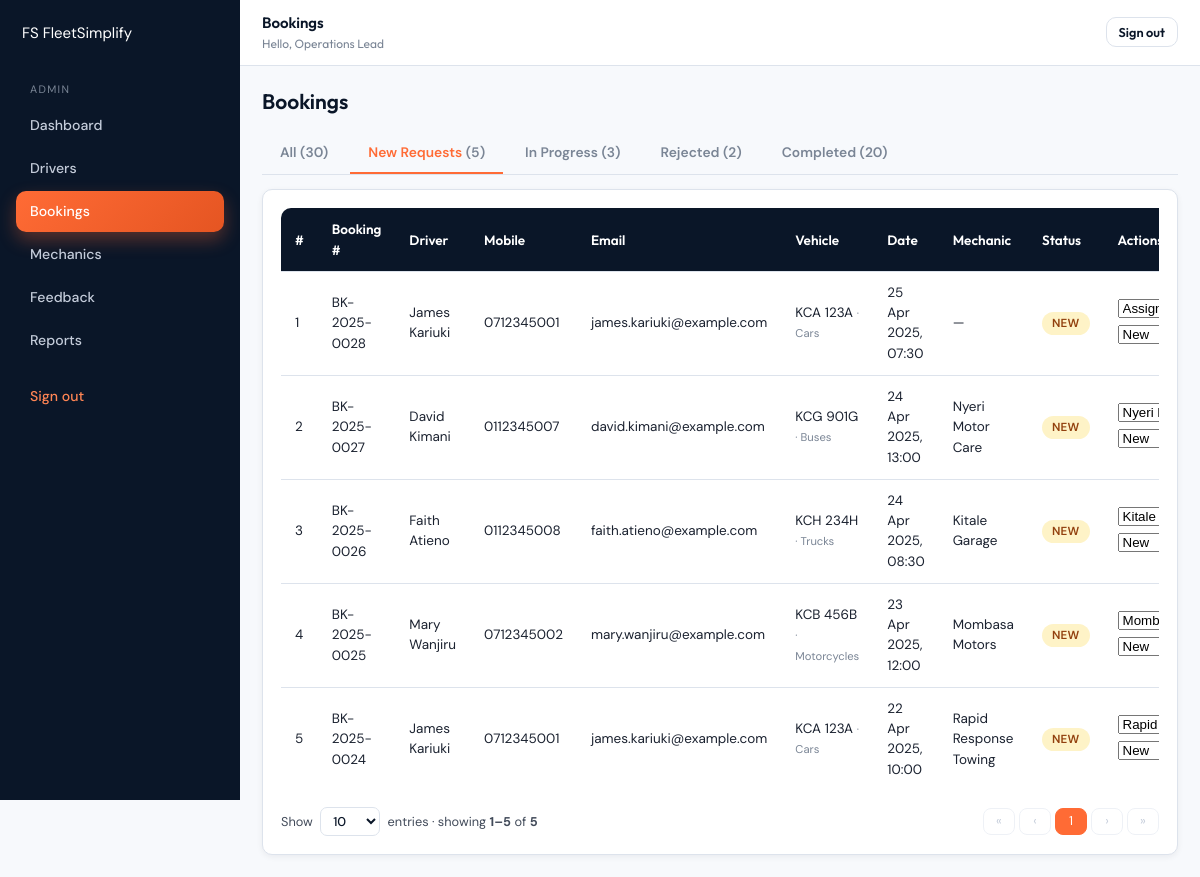
The page /admin/bookings.php (signed in) on the database as committed earlier.
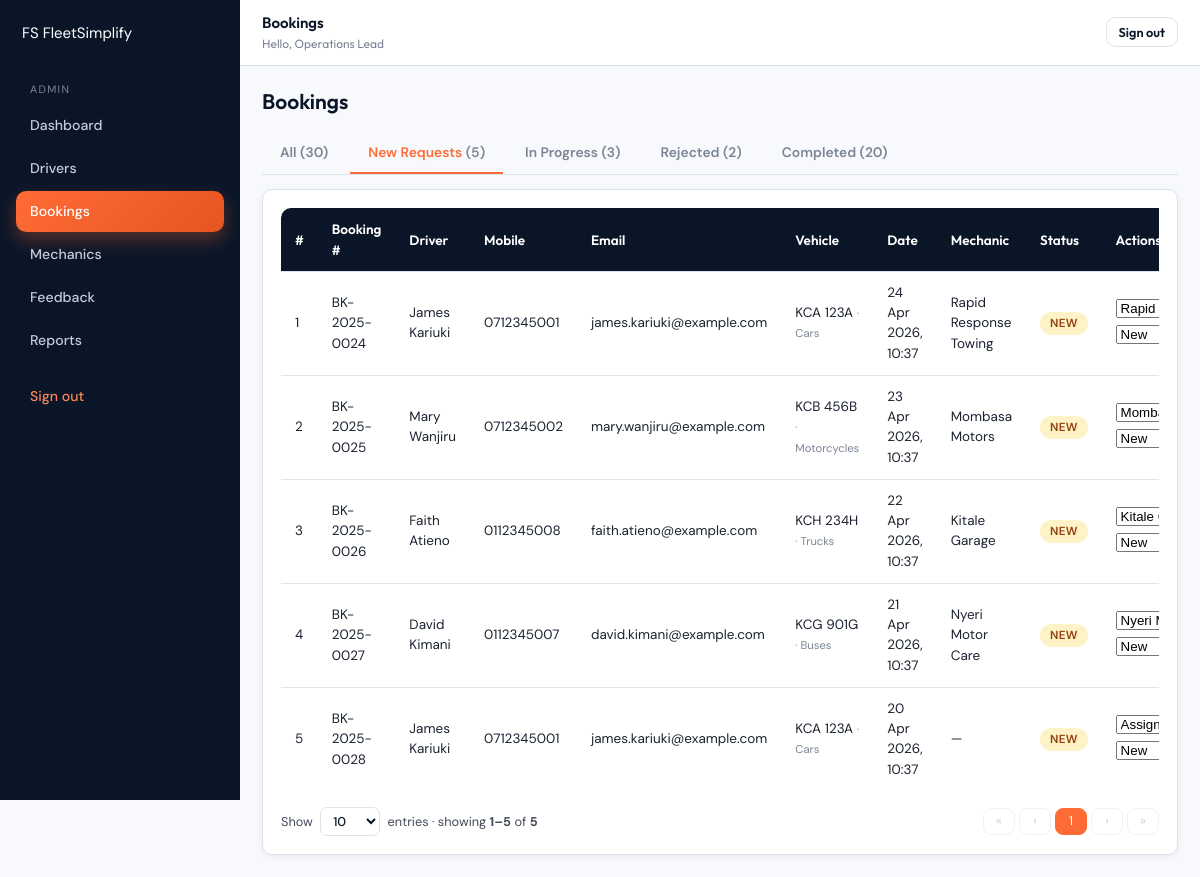
The same page on the database as committed later.
### tables this page shows
CREATE TABLE bookings (
  id                  INT UNSIGNED NOT NULL AUTO_INCREMENT,
  booking_number      VARCHAR(20)  NOT NULL,
  user_id             INT UNSIGNED NOT NULL,
  mechanic_id         INT UNSIGNED NULL,
  vehicle_plate       VARCHAR(20)  NOT NULL,
  vehicle_type        VARCHAR(40)  NOT NULL,
  breakdown_cause     VARCHAR(60)  NOT NULL,
  breakdown_location  VARCHAR(60)  NOT NULL,
  severity            VARCHAR(20)  NOT NULL DEFAULT 'Minor',
  status              ENUM('new','in_progress','completed','rejected') NOT NULL DEFAULT 'new',
  repair_method       VARCHAR(60)  NULL,
  downtime_reason     VARCHAR(60)  NULL,
  spare_parts_used    VARCHAR(255) NULL,
  repair_time_minutes INT UNSIGNED NULL,
  amount              DECIMAL(10,2) NOT NULL DEFAULT 0,
  driver_lat          DECIMAL(10,7) NULL,
  driver_lng          DECIMAL(10,7) NULL,
  created_at          TIMESTAMP    NOT NULL DEFAULT CURRENT_TIMESTAMP,
  updated_at          TIMESTAMP    NOT NULL DEFAULT CURRENT_TIMESTAMP ON UPDATE CURRENT_TIMESTAMP,
  PRIMARY KEY (id),
  UNIQUE KEY uq_bookings_number (booking_number),
  KEY idx_bookings_user (user_id),
  KEY idx_bookings_mechanic (mechanic_id),
  KEY idx_bookings_status (status),
  KEY idx_bookings_created (created_at),
  CONSTRAINT fk_bookings_user FOREIGN KEY (user_id) REFERENCES users(id) ON DELETE CASCADE,
  CONSTRAINT fk_bookings_mechanic FOREIGN KEY (mechanic_id) REFERENCES mechanics(id) ON DELETE SET NULL
);

CREATE TABLE users (
  id          INT UNSIGNED NOT NULL AUTO_INCREMENT,
  name        VARCHAR(120) NOT NULL,
  email       VARCHAR(190) NOT NULL,
  password    VARCHAR(255) NOT NULL,
  mobile      VARCHAR(10)  NOT NULL,
  created_at  TIMESTAMP    NOT NULL DEFAULT CURRENT_TIMESTAMP,
  PRIMARY KEY (id),
  UNIQUE KEY uq_users_email (email)
);

CREATE TABLE mechanics (
  id                  INT UNSIGNED NOT NULL AUTO_INCREMENT,
  name                VARCHAR(120) NOT NULL,
  email               VARCHAR(190) NOT NULL,
  password            VARCHAR(255) NOT NULL,
  mobile              VARCHAR(10)  NOT NULL,
  town                VARCHAR(80)  NOT NULL,
  address             VARCHAR(255) NOT NULL,
  licence_no          VARCHAR(60)  NOT NULL,
  business_name       VARCHAR(150) NOT NULL,
  service_description VARCHAR(255) NOT NULL DEFAULT '',
  availability        VARCHAR(120) NOT NULL DEFAULT '24/7',
  status              ENUM('pending','approved') NOT NULL DEFAULT 'pending',
  created_at          TIMESTAMP    NOT NULL DEFAULT CURRENT_TIMESTAMP,
  PRIMARY KEY (id),
  UNIQUE KEY uq_mechanics_email (email),
  KEY idx_mechanics_status (status),
  KEY idx_mechanics_town (town)
);

### admin/bookings.php (the view, shortened to what the changed rows need)
<?php
require_once __DIR__ . '/../config/init.php';
$pdo = db();
$tab = $_GET['tab'] ?? 'new';
$tab_status_map = ['new'=>'new','approved'=>'in_progress','rejected'=>'rejected','completed'=>'completed'];
$counts = ['new'=>0,'approved'=>0,'rejected'=>0,'completed'=>0,'all'=>0];
foreach ($pdo->query("SELECT status, COUNT(*) AS c FROM bookings GROUP BY status") as $r) {
    if ($r['status'] === 'in_progress')      $counts['approved']  = (int)$r['c'];
    elseif (isset($counts[$r['status']]))    $counts[$r['status']] = (int)$r['c'];
}
$counts['all'] = $counts['new'] + $counts['approved'] + $counts['completed'] + $counts['rejected'];
$total = $counts[$tab];
$pg = paginate($total);
if ($tab === 'all') {
    $st = $pdo->prepare("
        SELECT b.*, u.name AS user_name, u.email, u.mobile, m.business_name AS mech_name
        FROM bookings b
        JOIN users u ON u.id = b.user_id
        LEFT JOIN mechanics m ON m.id = b.mechanic_id
        ORDER BY b.created_at DESC
        LIMIT :lim OFFSET :off
    ");
} else {
    $status = $tab_status_map[$tab];
    $st = $pdo->prepare("
        SELECT b.*, u.name AS user_name, u.email, u.mobile, m.business_name AS mech_name
        FROM bookings b
        JOIN users u ON u.id = b.user_id
        LEFT JOIN mechanics m ON m.id = b.mechanic_id
        WHERE b.status = :s
        ORDER BY b.created_at DESC
        LIMIT :lim OFFSET :off
    ");
    $st->bindValue(':s', $status);
}
$st->bindValue(':lim', $pg['per'],    PDO::PARAM_INT);
$st->bindValue(':off', $pg['offset'], PDO::PARAM_INT);
$st->execute();
$rows = $st->fetchAll();
$mechs = $pdo->query("SELECT id, business_name FROM mechanics WHERE status='approved' ORDER BY business_name")->fetchAll();
include __DIR__ . '/../partials/header.php';
?>
<div class="app">
    <main class="main">
        <div class="content">
            <div class="page-h"><h2 style="margin:0">Bookings</h2></div>
            <div class="card">
                <?php if (!$rows): ?>
                    <p class="text-muted">Nothing here.</p>
                <?php else: ?>
                <div class="table-wrap"><table class="table">
                    <thead><tr>
                        <th>#</th><th>Booking #</th><th>Driver</th><th>Mobile</th><th>Email</th>
                        <th>Vehicle</th><th>Date</th><th>Mechanic</th><th>Status</th><th>Actions</th>
                    </tr></thead>
                    <tbody>
                    <?php foreach ($rows as $i => $r): ?>
                        <tr>
                            <td><?= $i + 1 ?></td>
                            <td><?= e($r['booking_number']) ?></td>
                            <td><?= e($r['user_name']) ?></td>
                            <td><?= e($r['mobile']) ?></td>
                            <td><?= e($r['email']) ?></td>
                            <td><?= e($r['vehicle_plate']) ?> <small class="text-muted">· <?= e($r['vehicle_type']) ?></small></td>
                            <td><?= e(date('d M Y, H:i', strtotime($r['created_at']))) ?></td>
                            <td><?= e($r['mech_name'] ?: '—') ?></td>
                            <td><?= status_badge($r['status']) ?></td>
                            <td>
                                <form method="post" style="display:inline-block;margin-right:6px">
                                    <select name="mechanic_id" onchange="this.form.submit()">
                                        <option value="">Assign…</option>
                                        <?php foreach ($mechs as $m): ?>
                                            <option value="<?= (int)$m['id'] ?>" <?= (int)$r['mechanic_id']===(int)$m['id']?'selected':'' ?>><?= e($m['business_name']) ?></option>
                                        <?php endforeach; ?>
                                    </select>
                                </form>
                                <form method="post" style="display:inline-block;margin-right:6px">
                                    <select name="status" onchange="this.form.submit()">
                                        <?php foreach (['new','in_progress','completed','rejected'] as $s): ?>
                                            <option value="<?= e($s) ?>" <?= $r['status']===$s?'selected':'' ?>><?= e(ucfirst(str_replace('_',' ',$s))) ?></option>
                                        <?php endforeach; ?>
                                    </select>
                                </form>
                            </td>
                        </tr>
                    <?php endforeach; ?>
                    </tbody>
                </table></div>
                <?php $base_qs = ['tab' => $tab]; include __DIR__ . '/../partials/pager.php'; ?>
                <?php endif; ?>
            </div>
        </div>
    </main>
</div>
<?php include __DIR__ . '/../partials/footer.php'; ?>

### config/init.php (shortened to what the changed rows need)
<?php
function e(?string $s): string {
    return htmlspecialchars((string)$s, ENT_QUOTES | ENT_SUBSTITUTE, 'UTF-8');
}
function paginate(int $total, array $allowed = [10, 25, 50, 100], int $default = 10): array {
    $per = (int)($_GET['per'] ?? $default);
    $pages = max(1, (int)ceil($total / $per));
    $page  = max(1, (int)($_GET['page'] ?? 1));
    return [
        'total'  => $total,
        'per'    => $per,
        'page'   => $page,
        'pages'  => $pages,
        'offset' => ($page - 1) * $per,
        'allowed'=> $allowed,
    ];
}
function status_badge(string $status): string {
    $map = [
        'new'         => ['New',         'badge-warning'],
        'in_progress' => ['In Progress', 'badge-info'],
        'completed'   => ['Completed',   'badge-grey'],
        'rejected'    => ['Rejected',    'badge-danger'],
        'pending'     => ['Pending',     'badge-warning'],
        'approved'    => ['Approved',    'badge-success'],
        'failed'      => ['Failed',      'badge-danger'],
    ];
    [$label, $cls] = $map[$status] ?? [ucfirst($status), 'badge-grey'];
    return '<span class="badge ' . $cls . '">' . e($label) . '</span>';
}

### partials/pager.php (shortened to what the changed rows need)
<?php
$pg = $pg ?? null;
$base_qs = $base_qs ?? [];
$build = function (array $extra) use ($base_qs) {
    return '?' . http_build_query(array_merge($base_qs, $extra));
};
$first = max(1, $pg['page'] - 2);
$last  = min($pg['pages'], $pg['page'] + 2);
?>
<div class="pager-bar">
    <div class="pager">
        <?php if ($pg['page'] > 1): ?>
            <a href="<?= e($build(['page' => 1, 'per' => $pg['per']])) ?>">«</a>
            <a href="<?= e($build(['page' => $pg['page'] - 1, 'per' => $pg['per']])) ?>">‹</a>
        <?php else: ?>
            <span class="disabled">«</span><span class="disabled">‹</span>
        <?php endif; ?>
        <?php for ($i = $first; $i <= $last; $i++): ?>
            <?php if ($i === $pg['page']): ?>
                <span class="active"><?= $i ?></span>
            <?php else: ?>
                <a href="<?= e($build(['page' => $i, 'per' => $pg['per']])) ?>"><?= $i ?></a>
            <?php endif; ?>
        <?php endfor; ?>
        <?php if ($pg['page'] < $pg['pages']): ?>
            <a href="<?= e($build(['page' => $pg['page'] + 1, 'per' => $pg['per']])) ?>">›</a>
            <a href="<?= e($build(['page' => $pg['pages'], 'per' => $pg['per']])) ?>">»</a>
        <?php else: ?>
            <span class="disabled">›</span><span class="disabled">»</span>
        <?php endif; ?>
    </div>
</div>

Rows that differ between the two databases and show on the page:
changed bookings "Rapid Response Towing": created_at "22 Apr 2025, 10:00" → "24 Apr 2026, 10:37"; moves up the list
changed bookings "KCB 456B": created_at "23 Apr 2025, 12:00" → "23 Apr 2026, 10:37"; moves up the list
changed bookings "KCH 234H": created_at "24 Apr 2025, 08:30" → "22 Apr 2026, 10:37"; moves down the list
changed bookings "KCG 901G": created_at "24 Apr 2025, 13:00" → "21 Apr 2026, 10:37"; moves down the list
changed bookings: created_at "25 Apr 2025, 07:30" → "20 Apr 2026, 10:37"
